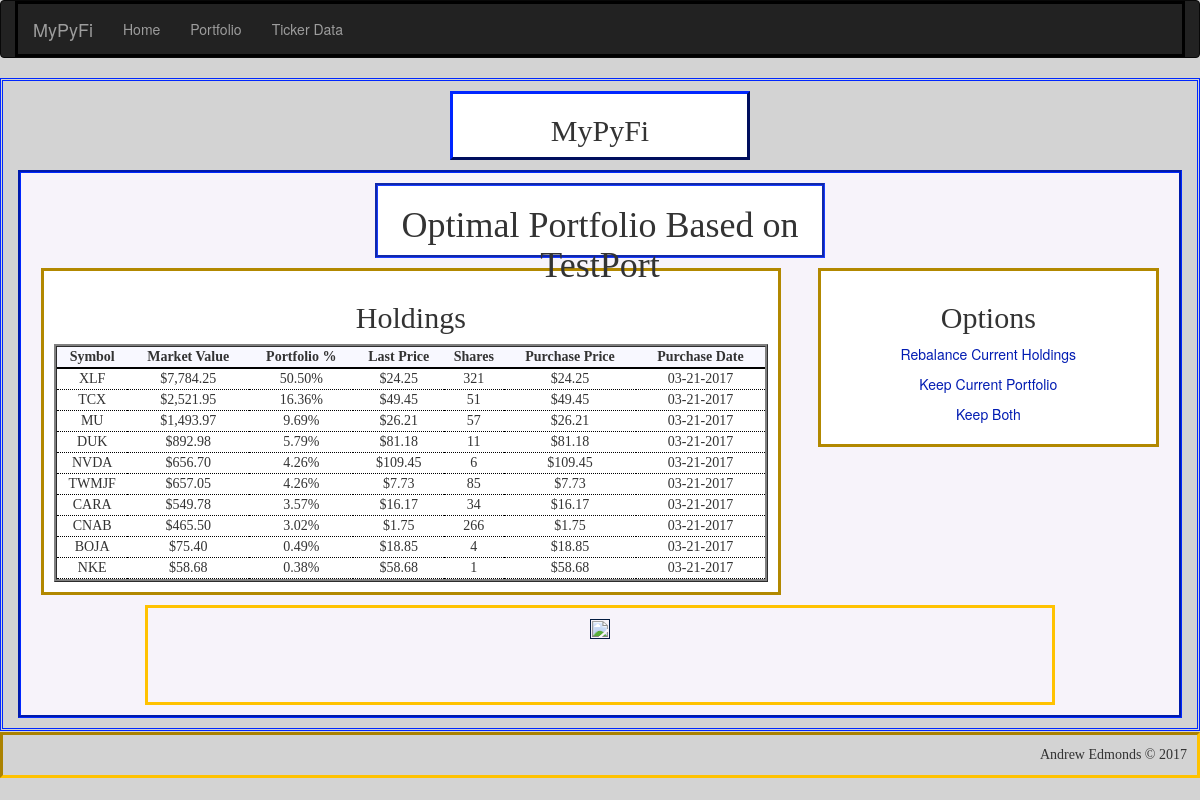
The app's page /portfolio/TestPort_opt/optimized with its own data.
### app/models.py (models this page shows, shortened)
class Holding(db.Model):
    __tablename__ = 'holdings'
    id = db.Column(db.Integer, primary_key=True, autoincrement=True)
    symbol = db.Column(db.String(6))            # stock symbol
    shares = db.Column(db.Integer)              # number of shares held
    market_value = db.Column(db.Float)          # market value of holding
    purch_date = db.Column(db.Date)             # date holding was purchased
    purch_price = db.Column(db.Float)           # share price on purchase date
    last_price = db.Column(db.Float)            # most recent price from pandas_dataframe module
    total_profit = db.Column(db.Float)          # total profits of holding ($)
    profit_percent = db.Column(db.Float)        # percent profit based on initial amount invested
    portfolio_percent = db.Column(db.Float)     # percent holding makes up of overall portfolio
    last_updated = db.Column(db.String)         # date holding's last_price attribute was updated
    portfolio_id = db.Column(db.Integer, db.ForeignKey('portfolios.id'))
    def update_last_price(self):
        import datetime as dt
        if not self.last_updated == str(dt.date.today()):
            from pandas_datareader import data as web
            self.last_price = round(web.DataReader(self.symbol, 'yahoo')['Adj Close'].iloc[-1], 2)
            self.last_updated = str(dt.date.today())
        db.session.add(self)
    def update_market_value(self):
        self.market_value = self.shares * self.last_price
        db.session.add(self)
    def update_profit(self):
        self.total_profit = round(self.shares * (self.last_price - self.purch_price), 2)
        self.profit_percent = round(self.last_price / self.purch_price - 1, 4)
        db.session.add(self)
    def update_portfolio_percentage(self):
        self.portfolio_percent = round(self.market_value / Portfolio.query.filter_by(id=self.portfolio_id).first().market_value,4)
        db.session.add(self)
    def update(self):
        self.update_last_price()
        self.update_market_value()
        self.update_portfolio_percentage()
        self.update_profit()
        db.session.commit()

### app/main/views.py (the view)
@main.route('/portfolio/<name>/optimized', methods=['GET', 'POST'])
def portfolio_optimized(name):
    portfolio = Portfolio.query.filter_by(name=name).first()
    if portfolio is None:
        abort(404)
    portfolio.update()
    holding_data = portfolio.holdings.order_by(Holding.portfolio_percent.desc()).all()
    return render_template('portfolio/optimal/portfolio_optimized.html', name=name, holding_data=holding_data)

### app/models.py (called while the page is built)
    def update_market_value(self):
        self.market_value = 0
        self.invested = 0
        self.market_value += self.cash
        for holding in self.holdings:
            self.market_value += (holding.shares * holding.last_price)
            self.invested += (holding.shares * holding.purch_price)
            holding.update_portfolio_percentage()
        db.session.add(self)

    def update_profit(self):
        self.total_profit = self.market_value - self.invested - self.cash
        if self.invested:
            self.profit_percent = round(self.total_profit / self.invested, 4)
        else:
            self.profit_percent = 0
        db.session.add(self)

    def update_holding_count(self):
        self.num_holdings = Holding.query.filter_by(portfolio_id=self.id).count()
        db.session.add(self)

    def update(self):
        for holding in self.holdings:
            holding.update()
        self.update_market_value()
        self.update_profit()
        self.update_holding_count()
        for holding in self.holdings:
            holding.update_portfolio_percentage()
            if holding.shares == 0:
                db.session.delete(holding)
        db.session.commit()

### app/templates/portfolio/optimal/portfolio_optimized.html (shortened to what this page needs)
{% extends "base-detailed.html" %}
{% import "bootstrap/wtf.html" as wtf %}
{% block page_title %}
<h2>
    <center>MyPyFi</center>
</h2>
{% endblock %}
{% block main_title %}
<h1>Optimal Portfolio Based on {{ name[:-4] }}</h1>
{% endblock %}
{% block main_focus %}
{% if not holding_data|count > 0 %}
<h1>
    <center>No Holdings Found!</center>
</h1>
<p>
<center>There are no holdings saved in the portfolio {{ name }}</center></p>
{% else %}
<h2>
    <center>Holdings</center>
</h2>
<table style="width:100%" id="portfolio_table">
    <tr>
        <th>
            <center>Symbol</center>
        </th>
        <th>
            <center>Market Value</center>
        </th>
        <th>
            <center>Portfolio %</center>
        </th>
        <th>
            <center>Last Price</center>
        </th>
        <th>
            <center>Shares</center>
        </th>
        <th>
            <center>Purchase Price</center>
        </th>
        <th>
            <center>Purchase Date</center>
        </th>
    </tr>
    {% for holding in holding_data %}
    <tr>
        <td>
            <center>{{ holding["symbol"] | upper }}</center>
        </td>
        <td>
            <center>{{ "${:,.2f}".format(holding["last_price"]*holding["shares"]) }}</center>
        </td>
        <td>
            <center>{{ "{0:.2f}%".format(holding["portfolio_percent"]*100) }}</center>
        </td>
        <td>
            <center>{{ "${:,.2f}".format(holding["last_price"]) }}</center>
        </td>
        <td>
            <center>{{ holding["shares"] }}</center>
        </td>
        <td>
            <center>{{ "${:,.2f}".format(holding["purch_price"]) }}</center>
        </td>
        <td>
            <center>{{ "{:%m-%d-%Y}".format(holding["purch_date"]) }}</center>
        </td>
    </tr>
    {% endfor %}
</table>
{% endif %}
{% endblock %}
{% block main_options %}
{% if not holding_data|count > 0 %}
<h1>
    <center>No Holdings Found!</center>
</h1>
<p>
<center>There are no holdings saved in the portfolio {{ name }}</center></p>
{% else %}
<h2>
    <center>Options</center>
</h2>
<div style="text-align:center">
    <a class="button" href="{{ url_for('main.portfolio_optimized_rebalance',name=name) }}">Rebalance Current
        Holdings</a>
    <a class="button" href="{{ url_for('main.portfolio_optimized_revert',name=name) }}">Keep Current Portfolio</a>
    <a class="button" href="{{ url_for('main.portfolio_main') }}">Keep Both</a>
</div>
{% endif %}
{% endblock %}
{% block verbage %}
<img src="{{ url_for('static',filename='optimized_portfolio.png') }}">
{% endblock %}

### app/static/css/style_main.css (style rules this page uses)
body { background-color: lightgray; }
#main h2 { font-family: "Palatino Linotype"; }
#main th { font-family: "Bitstream Vera Sans Mono"; border-bottom: 2pt solid black; }
#portfolio_table { border-collapse: separate; border-style: ridge; background-color: #F4F1F7; }
#main-focus th { background-color: ghostwhite; }
#main-focus td { font-family: "Felix Titling"; border-bottom: 1pt dotted black; background-color: white; }
.button { background-color: white; color: #001BB2; border: thin; text-align: center; text-decoration: none; display: inline-block; cursor: pointer; }
img { padding:1px; border:1px solid #021a40; }

### records on screen
Holding: symbol "XLF", holding['last_price']*holding['shares'] "$7,784.25", holding['portfolio_percent']*100 "50.50%", last_price "$24.25", shares "321", purch_price "$24.25", purch_date "03-21-2017"
Holding: symbol "TCX", holding['last_price']*holding['shares'] "$2,521.95", holding['portfolio_percent']*100 "16.36%", last_price "$49.45", shares "51", purch_price "$49.45", purch_date "03-21-2017"
Holding: symbol "MU", holding['last_price']*holding['shares'] "$1,493.97", holding['portfolio_percent']*100 "9.69%", last_price "$26.21", shares "57", purch_price "$26.21", purch_date "03-21-2017"
Holding: symbol "DUK", holding['last_price']*holding['shares'] "$892.98", holding['portfolio_percent']*100 "5.79%", last_price "$81.18", shares "11", purch_price "$81.18", purch_date "03-21-2017"
Holding: symbol "NVDA", holding['last_price']*holding['shares'] "$656.70", holding['portfolio_percent']*100 "4.26%", last_price "$109.45", shares "6", purch_price "$109.45", purch_date "03-21-2017"
Holding: symbol "TWMJF", holding['last_price']*holding['shares'] "$657.05", holding['portfolio_percent']*100 "4.26%", last_price "$7.73", shares "85", purch_price "$7.73", purch_date "03-21-2017"
Holding: symbol "CARA", holding['last_price']*holding['shares'] "$549.78", holding['portfolio_percent']*100 "3.57%", last_price "$16.17", shares "34", purch_price "$16.17", purch_date "03-21-2017"
Holding: symbol "CNAB", holding['last_price']*holding['shares'] "$465.50", holding['portfolio_percent']*100 "3.02%", last_price "$1.75", shares "266", purch_price "$1.75", purch_date "03-21-2017"
Holding: symbol "BOJA", holding['last_price']*holding['shares'] "$75.40", holding['portfolio_percent']*100 "0.49%", last_price "$18.85", shares "4", purch_price "$18.85", purch_date "03-21-2017"
Holding: symbol "NKE", holding['last_price']*holding['shares'] "$58.68", holding['portfolio_percent']*100 "0.38%", last_price "$58.68", shares "1", purch_price "$58.68", purch_date "03-21-2017"

### other values on screen
{{ name[:-4] }} "TestPort"
